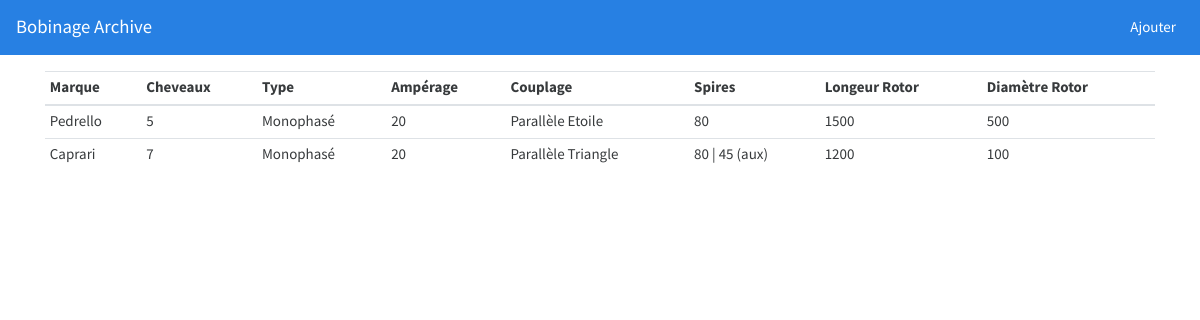
The page / on the database its author committed.
### bobinage/models.py (models this page shows)
class Archive(models.Model):
    marque = models.CharField(max_length=120, null=False, blank=False)
    CHEVEAUX_CHOICES = zip(range(1, 21), range(1, 21))
    Cheveaux = models.IntegerField(choices=CHEVEAUX_CHOICES, blank=False, null=False)
    TYPE_CHOICES = (
        ('Monophasé', 'Monophasé'),
        ('Triphasé', 'Triphasé')
    )
    type = models.CharField(max_length=120, choices=TYPE_CHOICES, blank=False, null=False)
    Amperage = models.PositiveIntegerField(blank=False, null=False)
    COUPLAGE_CHOICES = (
        ('Parallèle Etoile', 'Parallèle Etoile'),
        ('Parallèle Triangle', 'Parallèle Triangle'),
        ('Serie Etoile', 'Serie Etoile'),
        ('Serie Triangle', 'Serie Triangle')
    )
    couplage = models.CharField(max_length=120, choices=COUPLAGE_CHOICES, blank=False, null=False)
    nb_spire_principale =  models.PositiveIntegerField(blank=False, null=False)
    nb_spire_aux = models.PositiveIntegerField(blank=True, null=True)
    longeur_rotor_mm = models.PositiveIntegerField(blank=False, null=False)
    diametre_rotor_mm = models.PositiveIntegerField(blank=False, null=False)

### bobinage/views.py (the view)
# urls.py: path('', views.index, name='index'),
def index(request):
    archives = Archive.objects.all()
    dictionary = {
        'archives': archives
    }
    return render(request, 'bobinage/index.html', dictionary)

### templates/bobinage/index.html (shortened to what this page needs)
{% extends 'layout.html' %}
{% block content %}
    <div class="container mt-3">
        <table id="example" class="display table table-hover table-sm" style="width:100%">
            <thead>
            <tr>
                <th>Marque</th>
                <th>Cheveaux</th>
                <th>Type</th>
                <th>Ampérage</th>
                <th>Couplage</th>
                <th>Spires</th>
                <th>Longeur Rotor</th>
                <th>Diamètre Rotor</th>
            </tr>
            </thead>
            <tbody>
            {% for archive in archives %}
                <tr>
                    <td>{{ archive.marque }}</td>
                    <td>{{ archive.Cheveaux }}</td>
                    <td>{{ archive.type }}</td>
                    <td>{{ archive.Amperage }}</td>
                    <td>{{ archive.couplage }}</td>
                    <td>{{ archive.nb_spire_principale }} {% if archive.nb_spire_aux %}| {{ archive.nb_spire_aux }}
                        (aux){% endif %}</td>
                    <td>{{ archive.longeur_rotor_mm }}</td>
                    <td>{{ archive.diametre_rotor_mm }}</td>
                </tr>
            {% endfor %}
            </tbody>
        </table>
    </div>
{% endblock %}

### templates/layout.html (shortened to what this page needs)
<!DOCTYPE html>
<html lang="fr">
<head>
    <link rel="stylesheet" href="https://stackpath.bootstrapcdn.com/bootswatch/4.4.1/cosmo/bootstrap.min.css">
    <link rel="stylesheet" type="text/css" href="https://cdn.datatables.net/v/bs4/dt-1.10.20/datatables.min.css"/>
    <link rel="stylesheet" type="text/css"
          href="https://cdn.datatables.net/plug-ins/1.10.20/features/searchHighlight/dataTables.searchHighlight.css"/>
    <link rel="stylesheet" type="text/css"
          href="https://cdn.datatables.net/responsive/2.2.3/css/responsive.dataTables.min.css"/>
</head>
<body>
<nav class="navbar navbar-expand-lg navbar-dark bg-primary">
    <a class="navbar-brand" href="{% url 'bobinage:index' %}">Bobinage Archive</a>
    <div class="collapse navbar-collapse" id="navbarColor01">
        <ul class="navbar-nav ml-auto">
            <li class="nav-item">
                <a class="nav-link text-white" href="{% url 'bobinage:add' %}">Ajouter</a>
            </li>
        </ul>
    </div>
</nav>
{% block content %}{% endblock %}
</body>
</html>

### rows shown on the page
Archive: marque "Pedrello", Cheveaux "5", type "Monophasé", Amperage "20", couplage "Parallèle Etoile", nb_spire_principale "80", longeur_rotor_mm "1500", diametre_rotor_mm "500"
Archive: marque "Caprari", Cheveaux "7", type "Monophasé", Amperage "20", couplage "Parallèle Triangle", nb_spire_principale "80", nb_spire_aux "45", longeur_rotor_mm "1200", diametre_rotor_mm "100"
